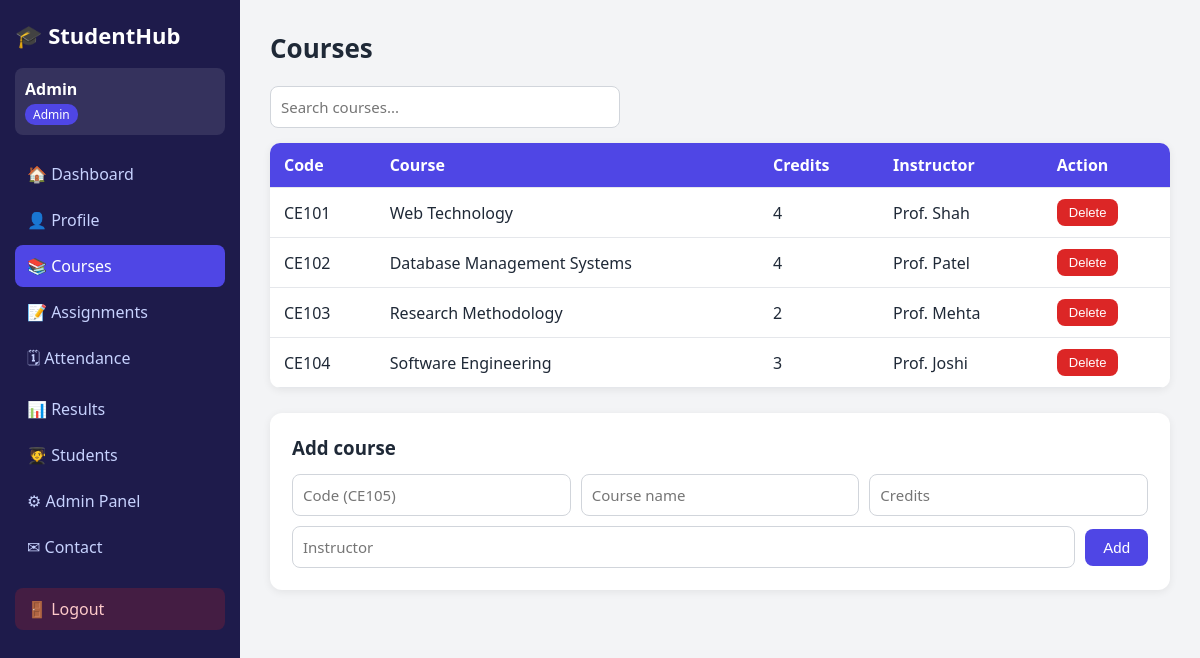
Screenshot of /courses.php (signed in) with the database file from the repository.
### tables this page shows
CREATE TABLE courses (
  id INT AUTO_INCREMENT PRIMARY KEY,
  code VARCHAR(20) NOT NULL UNIQUE,
  name VARCHAR(150) NOT NULL,
  credits INT NOT NULL DEFAULT 3,
  instructor VARCHAR(100) NOT NULL
);

### config.php (called while the page is built, shortened)
<?php
function e($s) { return htmlspecialchars((string)$s, ENT_QUOTES, 'UTF-8'); }
function is_admin() { return ($_SESSION['role'] ?? '') === 'admin'; }

### courses.php (the view, shortened to what this page needs)
<?php
require_once 'config.php';
$res = mysqli_query($conn, "SELECT * FROM courses ORDER BY code");
include 'sidebar.php';
?>
<input type="text" id="search" class="search" placeholder="Search courses...">
<table class="table" id="courseTable">
  <tr><th>Code</th><th>Course</th><th>Credits</th><th>Instructor</th><?php if (is_admin()) echo '<th>Action</th>'; ?></tr>
  <?php while ($c = mysqli_fetch_assoc($res)): ?>
  <tr>
    <td><?= e($c['code']) ?></td><td><?= e($c['name']) ?></td>
    <td><?= (int)$c['credits'] ?></td><td><?= e($c['instructor']) ?></td>
    <?php if (is_admin()): ?>
    <td>
      <form method="post" class="inline" onsubmit="return confirm('Delete this course?')">
        <button class="btn small danger" name="delete">Delete</button>
      </form>
    </td>
    <?php endif; ?>
  </tr>
  <?php endwhile; ?>
</table>
<?php if (is_admin()): ?>
<div class="panel">
  <h3>Add course</h3>
  <form method="post" class="row">
    <input name="code" placeholder="Code (CE105)" required>
    <input name="name" placeholder="Course name" required>
    <input name="credits" type="number" min="1" max="10" placeholder="Credits" required>
    <input name="instructor" placeholder="Instructor" required>
    <button class="btn" name="add">Add</button>
  </form>
</div>
<?php endif; ?>
<?php include 'footer.php'; ?>

### style.css (style rules this page uses)
:root { --primary:#4f46e5; --dark:#1e1b4b; --bg:#f3f4f6; --text:#1f2937; --ok:#16a34a; --bad:#dc2626; }
* { box-sizing: border-box; margin: 0; padding: 0; }
body { font-family: "Segoe UI", Arial, sans-serif; background: var(--bg); color: var(--text); }
.table { width: 100%; border-collapse: collapse; background: #fff; border-radius: 10px; overflow: hidden; box-shadow: 0 2px 8px rgba(0,0,0,.07); margin-bottom: 25px; }
.table th { background: var(--primary); color: #fff; text-align: left; }
.table th, .table td { padding: 11px 14px; border-bottom: 1px solid #e5e7eb; }
.panel { background: #fff; padding: 22px; border-radius: 12px; box-shadow: 0 2px 8px rgba(0,0,0,.07); margin-bottom: 25px; }
.panel h3 { margin-bottom: 14px; }
input, select, textarea { width: 100%; padding: 10px; border: 1px solid #d1d5db; border-radius: 8px; font-size: 15px; font-family: inherit; }
.row { display: flex; flex-wrap: wrap; gap: 10px; align-items: center; }
.row input, .row select { flex: 1 1 150px; width: auto; }
.search { max-width: 350px; margin-bottom: 15px; }
form.inline { display: inline; }
.btn { display: inline-block; background: var(--primary); color: #fff; border: 0; padding: 10px 18px; border-radius: 8px; cursor: pointer; font-size: 15px; margin-top: 14px; }
.btn.small { padding: 6px 12px; font-size: 13px; margin: 0; }
.btn.danger { background: var(--bad); }
.row .btn { margin-top: 0; }

### rows the page displays
courses: code "CE101", name "Web Technology", credits "4", instructor "Prof. Shah"
courses: code "CE102", name "Database Management Systems", credits "4", instructor "Prof. Patel"
courses: code "CE103", name "Research Methodology", credits "2", instructor "Prof. Mehta"
courses: code "CE104", name "Software Engineering", credits "3", instructor "Prof. Joshi"

### other values shown
$_SESSION['name'] "Admin"
$_SESSION['role'] "Admin"
$label "🏠 Dashboard 👤 Profile 📚 Courses 📝 Assignments 🗓 Attendance 📊 Results 🧑‍🎓 Students ⚙ Admin Panel ✉ Contact"
$title "Courses"
